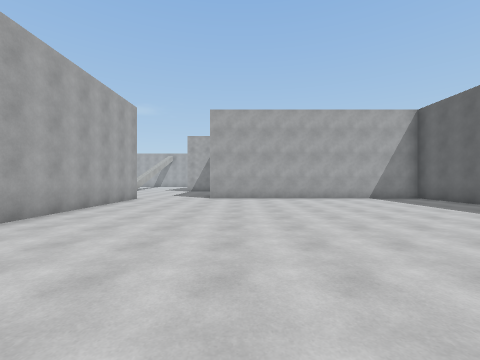
[1] (above)

17 first-person views from a walk through a 3-D level made in the Unity game engine. The camera is 1.5 m above the floor, looks level and sees 90° across. The floor is counted in squares, 2 m on a side. Each view is taken from the middle of a square. On the plan, view 1 faces up. The plan holds only what a view shows up to about 9 squares ahead; the rest is blank. The player is left out. Surface patterns are stand-ins for the level's own textures.

[2]
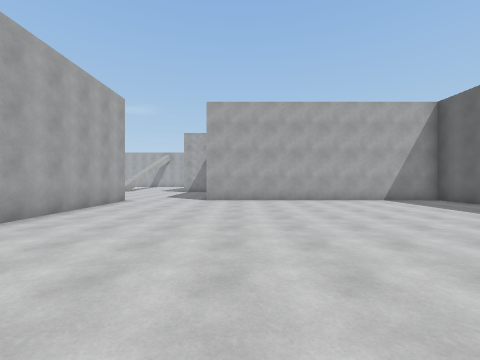

[3]
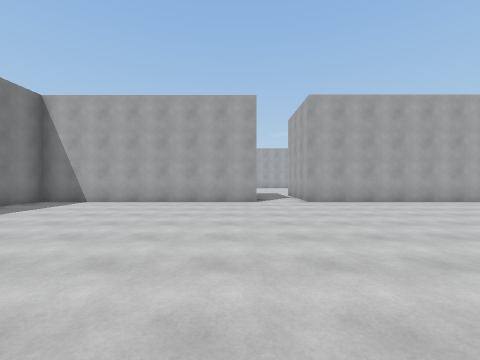

[4]
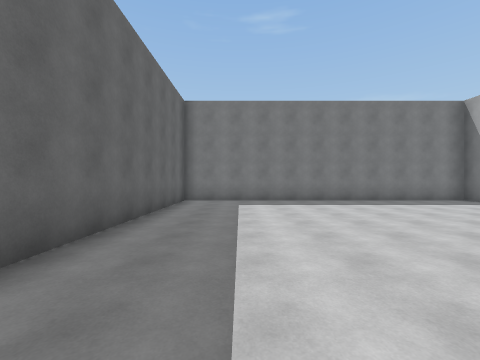

[5]
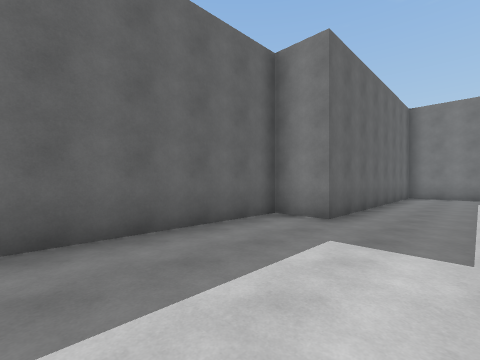

[6]
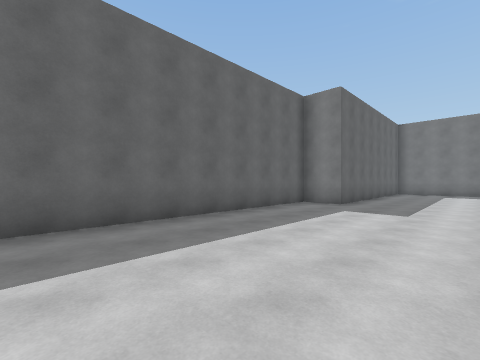

[7]
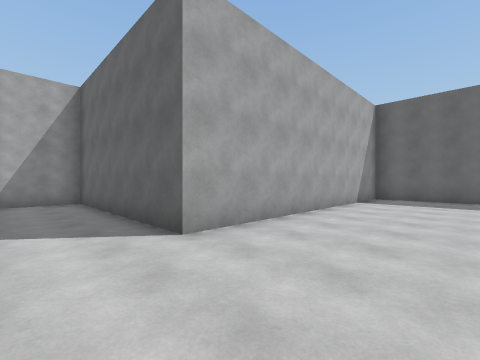

[8]
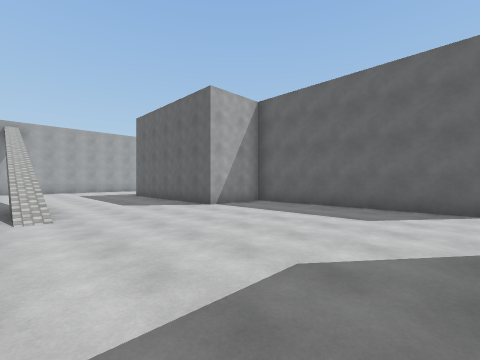

[9]
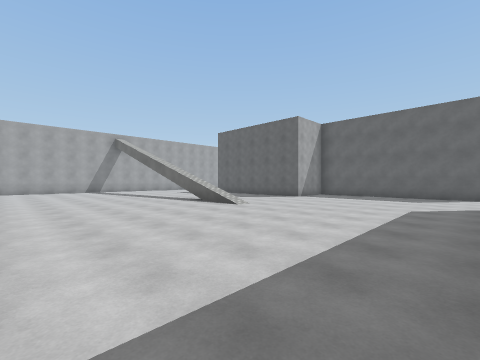

[10]
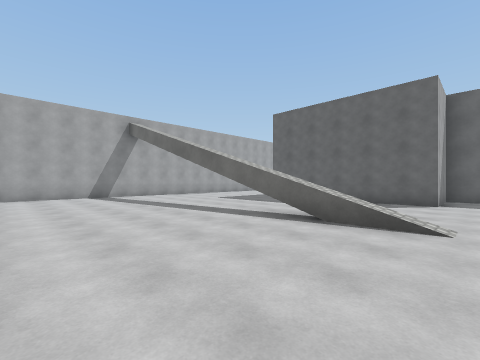

[11]
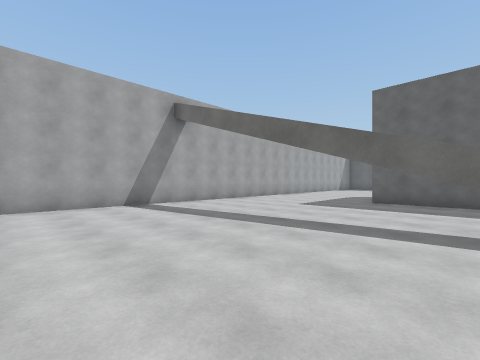

[12]
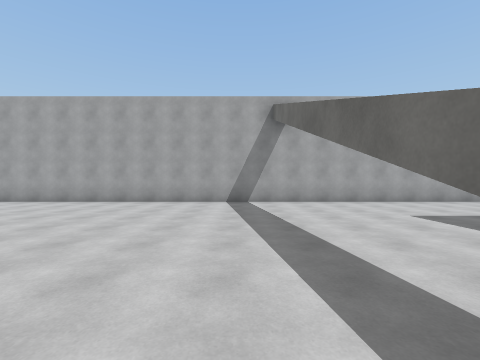

[13]
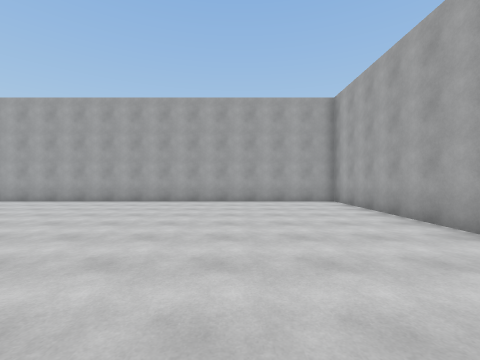

[14]
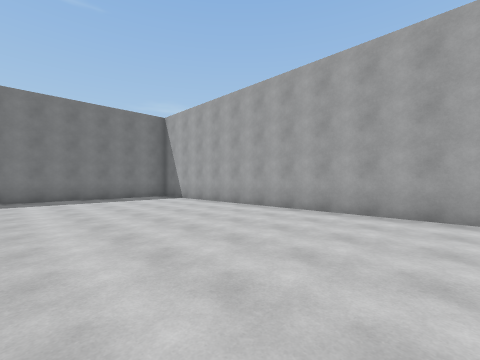

[15]
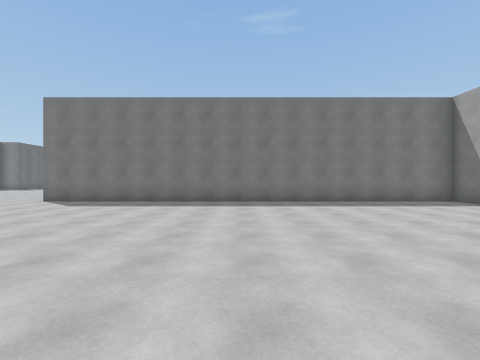

[16]
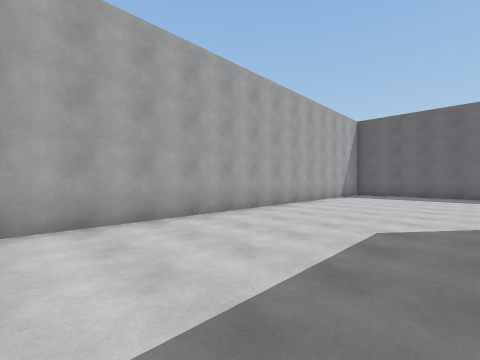

[17]
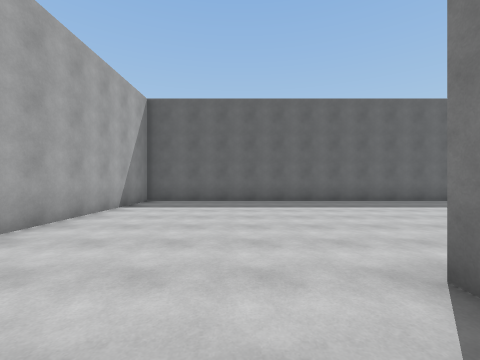

### Floor plan
Points are (right, up) in squares from view 1. A wall is a line through its corners. A room is listed if a view was taken in it or the views show most of it. See-through windows are left out.
Room 1 (views 1, 2, 3, 4, 5, 6, 7)
walls: (-4.1, -0.4) (-4.1, -7.8) (6, -7.8) (6, -0.4) (7.3, -0.4) (7.3, 9.9) (-1.2, 9.9); (-4.1, 8.4) (-4.1, 1.3)
ways out: opening at (-2.5, 9.5) to room 2; opening at (-3.5, 0.5)
Room 2 (views 8, 9, 10, 11, 12, 13, 14, 15, 16, 17)
walls: (-1.2, 9.9) (-1.2, 15.8) (-3.4, 15.8) (-3.4, 21.5); (7.5, 15.5) (7.5, 26.3) (-18.4, 26.3) (-18.4, 12.6); (-18.4, 10.6) (-18.4, 9.6) (-4.1, 9.6) (-4.1, 8.4)
ways out: opening at (-2.5, 9.5) to room 1

Positions as (right, up) in squares from view 1, and headings:
1: (0, 0), facing up
2: (0, 1), facing up
3: (4, -1), facing left
4: (4, 1), facing down
5: (4, 4), facing down-right
6: (3, 7), facing down-right
7: (-3, 7), facing up-right
8: (-8, 10), facing up-right
9: (-13, 10), facing up-right
10: (-12, 15), facing up-right
11: (-12, 19), facing up-right
12: (-9, 18), facing up
13: (-10, 23), facing left
14: (-13, 20), facing down-left
15: (-11, 18), facing down
16: (-5, 22), facing up-right
17: (-1, 23), facing right
